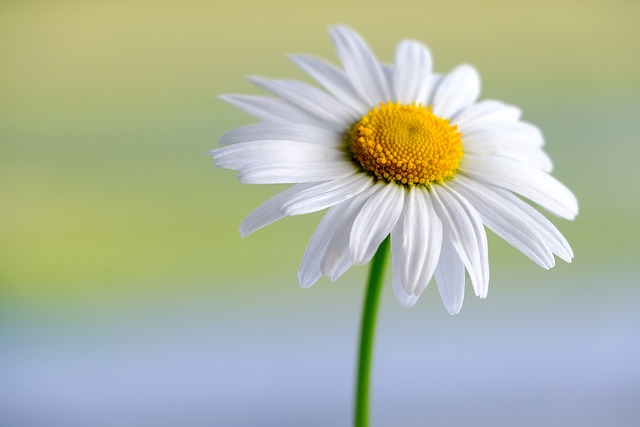
#> input picture Picture2.png, 640 x 427 px, found by its file name
$ python Ripple.py
#> lines starting #> are read from the running program, lines starting #| are printed output that depends on the picture
#> further down, img is the input picture: shape (427, 640, 3); mean B, G, R 161.2, 183.8, 175.6
import numpy as np
import matplotlib.pyplot as plt
import cv2
import math

def Ripple(img,tx,ty,ax,ay):
#> called with tx = 30, ty = 20, ax = 10, ay = 10
    out = np.zeros((img.shape[0],img.shape[1],3),dtype=np.uint8)
    img_h,img_w = img.shape[:2]
#> img_h = 427; img_w = 640
    out_h,out_w = out.shape[:2]
#> out_h = 427; out_w = 640
    for i in range(img_h):
        for j in range(img_w):
            x = int(j+(ax*math.sin((2*np.pi*i)/tx)))
            y = int(i+(ay*math.sin((2*np.pi*j)/ty)))
            if 0<=x<img_w and 0<=y<img_h:
                out[i][j] = img[y][x]
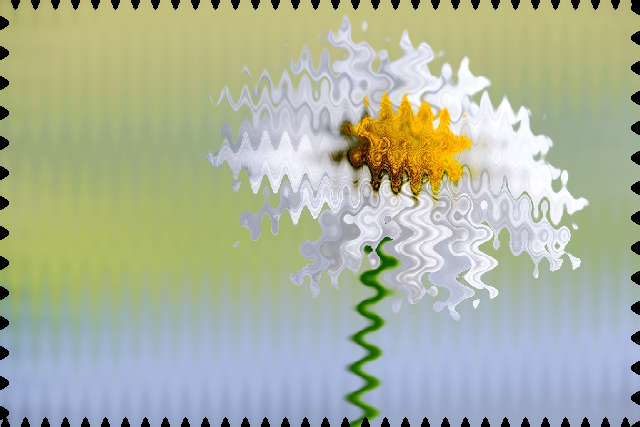
#> out: shape (427, 640, 3); mean B, G, R 157.6, 179.8, 171.8
    return out
img = cv2.imread(r"C:\Users\WIN\Desktop\image_lab\lab5b\Picture2.png")
out = Ripple(img,tx=30,ty=20,ax=10,ay=10)

plt.figure()
plt.imshow(img[:,:,::-1],'gray')
plt.title('Input')
plt.figure()
plt.imshow(out[:,:,::-1])
plt.title('Output')

$ run again, with Picture1.png copied over Picture2.png
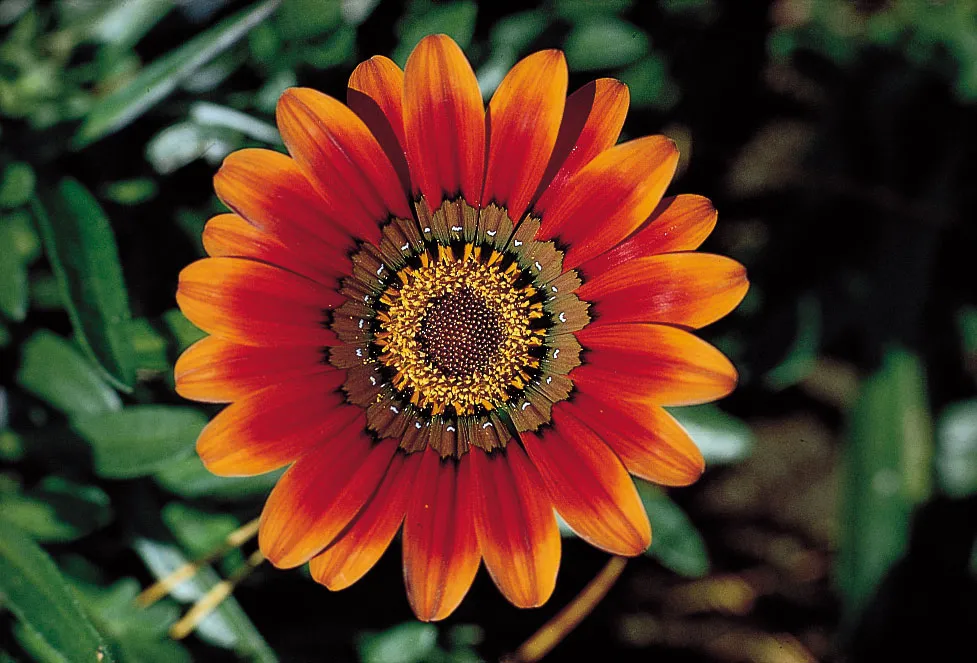
#> input picture Picture1.png, 977 x 663 px, found by its file name
#> img is the input picture: shape (663, 977, 3); mean B, G, R 34.7, 52.9, 83.1
#> after the loop in Ripple, `for i in range(img_h):`:
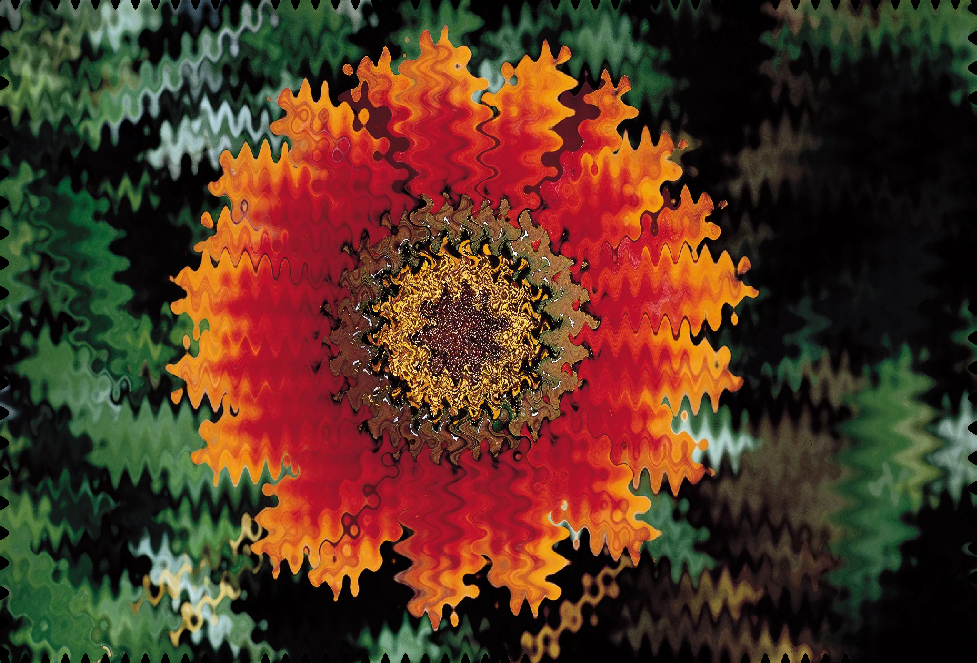
#> out: shape (663, 977, 3); mean B, G, R 34.3, 52.2, 82.6
